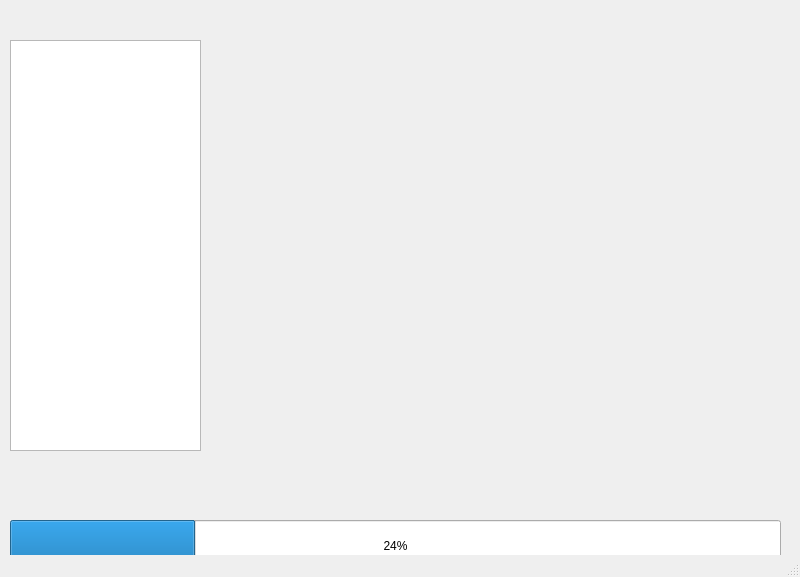
<?xml version="1.0" encoding="UTF-8"?>
<ui version="4.0">
 <class>MainWindow</class>
 <widget class="QMainWindow" name="MainWindow">
  <property name="geometry">
   <rect>
    <x>0</x>
    <y>0</y>
    <width>800</width>
    <height>577</height>
   </rect>
  </property>
  <property name="windowTitle">
   <string>MainWindow</string>
  </property>
  <widget class="QWidget" name="centralwidget">
   <widget class="QProgressBar" name="progressBar">
    <property name="geometry">
     <rect>
      <x>10</x>
      <y>520</y>
      <width>771</width>
      <height>51</height>
     </rect>
    </property>
    <property name="value">
     <number>24</number>
    </property>
   </widget>
   <widget class="QTextBrowser" name="textBrowser">
    <property name="geometry">
     <rect>
      <x>10</x>
      <y>40</y>
      <width>191</width>
      <height>411</height>
     </rect>
    </property>
   </widget>
   <widget class="QWidget" name="gridLayoutWidget">
    <property name="geometry">
     <rect>
      <x>220</x>
      <y>40</y>
      <width>561</width>
      <height>411</height>
     </rect>
    </property>
    <layout class="QGridLayout" name="gridLayout"/>
   </widget>
  </widget>
  <widget class="QMenuBar" name="menubar">
   <property name="geometry">
    <rect>
     <x>0</x>
     <y>0</y>
     <width>800</width>
     <height>21</height>
    </rect>
   </property>
  </widget>
  <widget class="QStatusBar" name="statusbar"/>
 </widget>
 <resources/>
 <connections/>
</ui>
